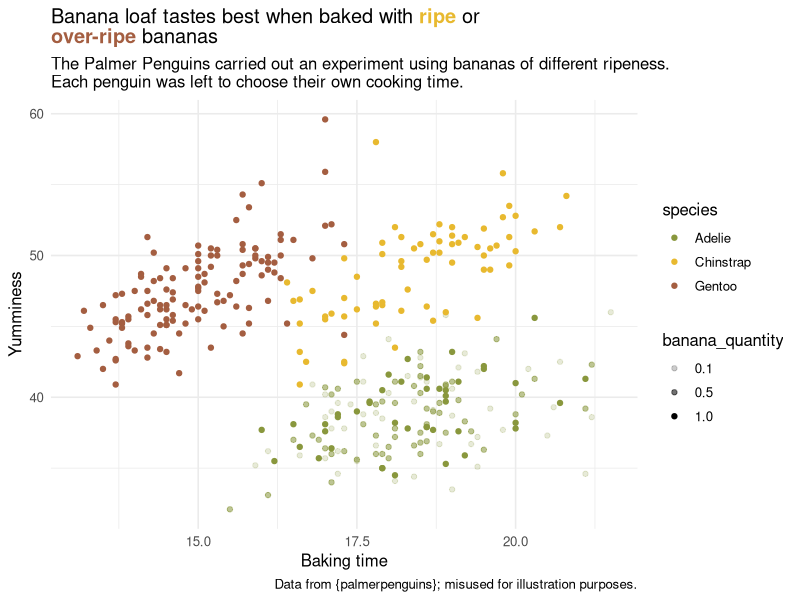

Reproduce this figure in R.

#To get the code to work, first you’ll need to install a few packages…

# Here are the libraries we'll be using ----
# |- For creating our plot ----
install.packages("palmerpenguins")
install.packages("tidyverse")

# |- For tidying data ----
install.packages("janitor")

# |- For manipulating colours and adding text hierarchy ----
install.packages("monochromeR")

# |- For working with fonts ----
install.packages("ragg")

# |- For creating annotations ----
install.packages("ggtext")

# |- For taking a quick look at points we want to annotate ----
install.packages("plotly")

#Load tidyverse
library(tidyverse)

# |- Data -----

penguins <- palmerpenguins::penguins %>% 
  filter(!is.na(bill_length_mm)) %>%
  mutate(banana_quantity = case_when(species == "Adelie" & island == "Biscoe" ~ 1,
                                     species == "Adelie" & island == "Dream" ~ 0.5,
                                     species == "Adelie" & island == "Torgersen" ~ 0.1,
                                     TRUE ~ 1))
# |- Colour scheme ----
banana_colours <- list("Adelie" = "#89973d",
                       "Chinstrap" = "#e8b92f",
                       "Gentoo" = "#a45e41")


# |- Plot -----

basic_plot <- ggplot(penguins, aes(x=bill_depth_mm, y=bill_length_mm, color = species)) +
        geom_point(aes(alpha = banana_quantity)) + 
        scale_alpha(range = c(0.2, 1),
                    breaks = c(0.1, 0.5, 1)) +
        labs(title = "Banana loaf tastes best when baked with ripe or over-ripe bananas",
        subtitle = "The Palmer Penguins carried out an experiment using bananas of different ripeness.
The Adelie penguins were given unripe bananas, Gentoos were given over-ripe 
bananas and Chinstraps were given yellow bananas.
Each penguin was left to choose their own cooking time.",
       x = "Baking time",
       y = "Yumminess",
       caption = "Data from {palmerpenguins}; misused for illustration purposes.")  +
  theme_minimal(base_size = 12)

# |- Level up! ----
basic_plot +
  scale_color_manual(values = banana_colours) +
  labs(title = paste0("Banana loaf tastes best when baked with ",
                      "<span style=\"color:", banana_colours$Chinstrap,
                      "\">**ripe**</span> or<br><span style=\"color:",
                      banana_colours$Gentoo, "\">**over-ripe**</span> bananas"),
       subtitle = "The Palmer Penguins carried out an experiment using bananas of different ripeness.
Each penguin was left to choose their own cooking time.") +
  theme(plot.title =  ggtext::element_markdown())

